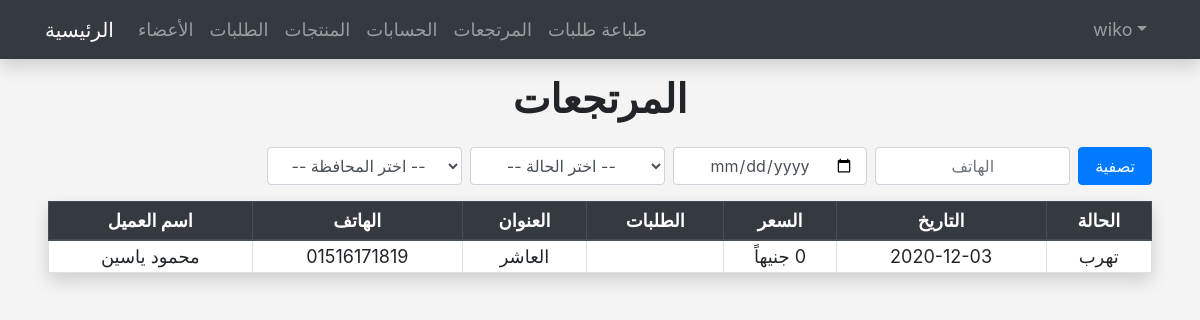
/admin/chargebacked.php (signed in), run on an earlier commit of the app's database.
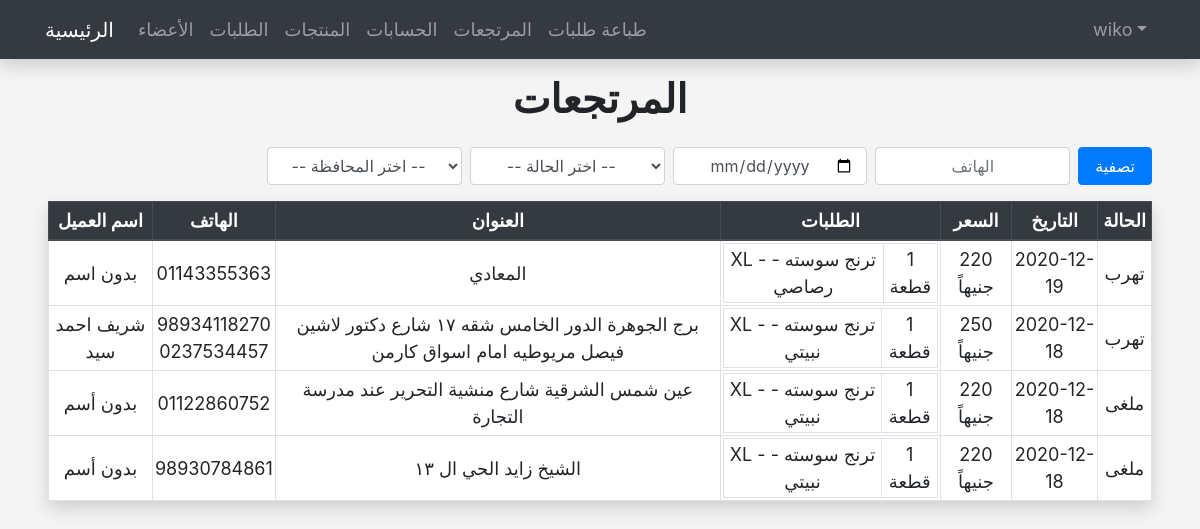
And on a later commit of the database.
### tables this page shows
CREATE TABLE `orders` (
  `OrderID` int(10) NOT NULL,
  `ClientName` varchar(255) NOT NULL,
  `City` varchar(100) NOT NULL DEFAULT '0',
  `ClientAddress` varchar(255) NOT NULL,
  `ClientPhone` varchar(100) NOT NULL,
  `ClientPhone2` varchar(100) NOT NULL DEFAULT '0',
  `OrderDate` date NOT NULL,
  `NumOfPieces` int(11) NOT NULL DEFAULT 1,
  `UserID` int(11) NOT NULL,
  `MandopID` int(5) NOT NULL DEFAULT 0,
  `MandopStatus` int(11) NOT NULL DEFAULT 0,
  `Approve` tinyint(4) NOT NULL DEFAULT 0,
  `Status` int(11) NOT NULL DEFAULT 0,
  `ChargePrint` int(11) NOT NULL DEFAULT 0
);

CREATE TABLE `pieces` (
  `PieceID` int(11) NOT NULL,
  `OrderNumber` int(11) NOT NULL,
  `PieceModel` int(11) NOT NULL,
  `NumberOfPieces` int(100) NOT NULL DEFAULT 1,
  `PiecePrice` varchar(100) NOT NULL DEFAULT '0'
);

CREATE TABLE `products` (
  `ProductID` int(11) NOT NULL,
  `ProductName` varchar(255) NOT NULL,
  `ProductColor` varchar(255) NOT NULL,
  `ProductSize` int(11) NOT NULL DEFAULT 0,
  `NumOfPieces` int(100) NOT NULL DEFAULT 0
);

### admin/chargebacked.php (the view, shortened to what the rows shown need)
<?php
    if(isset($_SESSION['Username'])) :
        $do = isset($_GET['do']) ? $_GET['do'] : 'Manage';
    else :
        header('Location: index.php');
        exit();
    endif;
?>
<?php  include $tpl . 'header.php'; ?>
<?php
    if($do == 'Manage') :
        if($_SERVER['REQUEST_METHOD'] == 'POST') :
            $City     = $_POST['city'];
            $Date     = $_POST['SearchDate'];
            $Phone    = $_POST['SearchPhone'];
            $Status   = $_POST['status'];
        else :
            $City     = 'all';
            $Status   = '-1';
            $Date     = '';
            $Phone    = '';
        endif;
        if($_SESSION['UserStatus'] == 1 || $_SESSION['UserStatus'] == 2 ) :
            if(!empty ($Phone)) :
                $check = $con->prepare("SELECT      orders.*
                                        FROM        orders
                                        WHERE       orders.Status IN(7, 8, 9)
                                        AND         orders.ClientPhone = '$Phone'
                                        ORDER BY    OrderID DESC ");
            else :
                if($City != 'all') :
                    if($Status != '-1') :
                        if(!empty ($Date)) :
                            $check = $con->prepare("SELECT      orders.*
                                                    FROM        orders
                                                    WHERE       orders.City = '$City'
                                                    AND         orders.Status = '$Status'
                                                    AND         orders.OrderDate = '$Date'
                                                    ORDER BY    OrderID DESC ");
                        else:
                            $check = $con->prepare("SELECT      orders.*
                                                    FROM        orders
                                                    WHERE       orders.City = '$City'
                                                    AND         orders.Status = '$Status'
                                                    ORDER BY    OrderID DESC ");
                        endif;
                    else :
                        if(!empty ($Date)) :
                            $check = $con->prepare("SELECT      orders.*
                                                    FROM        orders
                                                    WHERE       orders.Status IN(7, 8, 9)
                                                    AND         orders.City = '$City'
                                                    AND         orders.OrderDate = '$Date'
                                                    ORDER BY    OrderID DESC ");
                        else:
                            $check = $con->prepare("SELECT      orders.*
                                                    FROM        orders
                                                    WHERE       orders.Status IN(7, 8, 9)
                                                    AND         orders.City = '$City'
                                                    ORDER BY    OrderID DESC ");
                        endif;
                    endif;
                else:
                    if($Status != '-1') :
                        if(!empty ($Date)) :
                            $check = $con->prepare("SELECT      orders.*
                                                    FROM        orders
                                                    WHERE       orders.Status = '$Status'
                                                    AND         orders.OrderDate = '$Date'
                                                    ORDER BY    OrderID DESC ");
                        else:
                            $check = $con->prepare("SELECT      orders.*
                                                    FROM        orders
                                                    WHERE       orders.Status = '$Status'
                                                    ORDER BY    OrderID DESC ");
                        endif;
                    else :
                        if(!empty ($Date)) :
                            $check = $con->prepare("SELECT      orders.*
                                                    FROM        orders
                                                    WHERE       orders.Status IN(7, 8, 9)
                                                    AND         orders.OrderDate = '$Date'
                                                    ORDER BY    OrderID DESC ");
                        else:
                            $check = $con->prepare("SELECT      orders.*
                                                    FROM        orders
                                                    WHERE       orders.Status IN(7, 8, 9)
                                                    ORDER BY    OrderID DESC ");
                        endif;
                    endif;
                endif;
            endif;
        else :
            $themsg = ' <div class="alert alert-danger text-center" dir="rtl" role="alert">
                            لا يمكنك الدخول على هذه الصفحه مباشرة
                        </div>';
            RedirectFun($themsg);
        endif;
        $check->execute();
        $orders = $check->fetchAll();
    ?>
        <h1 class="text-center font-weight-bold mt-3 mb-4"> المرتجعات</h1>
        <div class="mx-5 pb-5 min-h">
            <form method="POST">
                <table class="table table-bordered shadow main-table table-hover mb-4 text-center">
                    <thead class="thead-dark">
                        <tr>
                            <th>اسم العميل</th>
                            <th>الهاتف</th>
                            <th>العنوان</th>
                            <th>الطلبات</th>
                            <th>السعر</th>
                            <th>التاريخ</th>
                            <th>الحالة</th>
                        </tr>
                    </thead>
                    <tbody>
                        <?php
                                foreach($orders as $order) :
                                    $arrayStatus = ["طباعة", "جارى-التجهيز" ,"توزيع", "استلام", "جارى-المحاسبة", "تم-التسليم", "تم-التحصيل", "مرتجع", "تهرب", "ملغى"];
                                    $statusNum = $order['Status'];
                                    $status = $arrayStatus[$statusNum];
                                    $check = $con->prepare("SELECT      pieces.*,
                                                                        products.*
                                                            FROM        pieces
                                                            INNER JOIN  products
                                                                    ON  pieces.PieceModel = products.ProductID
                                                            WHERE       pieces.OrderNumber = ?");
                                    $check->execute(array($order['OrderID']));
                                    $pieces = $check->fetchAll();
                                    $arraySize = ['0', 'S', 'M', 'L', 'XL', 'XXL', 'XXXL'];
                                    echo
                                        '<tr>
                                            <td>' . $order['ClientName'] . '</td>
                                            <td>' . $order['ClientPhone'] ;
                                    if($order['ClientPhone2'] != 0) :
                                        echo '<br>' . $order['ClientPhone2'] ;
                                    endif;
                                        echo'</td>
                                            <td>' . $order['ClientAddress'] . '</td>
                                            <td class="bord">
                                                <table class="w-100">';
                                                $totalprice = 0;
                                                foreach($pieces as $piece) :
                                                    $SizeNum = $piece['ProductSize'];
                                                    $size = $arraySize[$SizeNum];
                                                    echo' <tr>
                                                            <td>'   . $size . ' - '
                                                                    . $piece['ProductName'] . ' - '
                                                                    . $piece['ProductColor'] . '
                                                            </td>
                                                            <td dir="rtl">'
                                                                    . $piece['NumberOfPieces'] . '
                                                                    قطعة
                                                            </td>
                                                        </tr>';
                                                $totalprice += $piece['PiecePrice'];
                                                endforeach;
                                                echo'</table>
                                            </td>
                                            <td dir=rtl>' . $totalprice . ' جنيهاً</td>
                                            <td>' . $order['OrderDate'] . '</td>
                                            <td>' . $status . '</td>
                                        </tr>';
                                endforeach;
                        ?>
                    </tbody>
                </table>
            </form>
        </div>
    <?php
    endif;
?>
<?php  include $tpl . 'footer.php'; ?>

What changed in the data, as far as the page shows it:
removed orders: ClientName "محمود ياسين", ClientPhone "01516171819", ClientAddress "العاشر", OrderDate "2020-12-03", Status "تهرب"
added orders: ClientName "بدون اسم", ClientPhone "01143355363", ClientAddress "المعادي", totalprice "220", OrderDate "2020-12-19", Status "تهرب"
added pieces: PieceModel.ProductSize "XL", PieceModel.ProductName "ترنج سوسته", PieceModel.ProductColor "رصاصي", NumberOfPieces "1", shown under "بدون اسم"
added orders: ClientName "شريف احمد سيد", ClientPhone "98934118270", ClientPhone2 "0237534457", ClientAddress "برج الجوهرة الدور الخامس شقه ١٧ شارع دكتور لاشين فيصل مريوطيه امام اسواق كارمن", totalprice "250", OrderDate "2020-12-18", Status "تهرب"
added pieces: PieceModel.ProductSize "XL", PieceModel.ProductName "ترنج سوسته", PieceModel.ProductColor "نبيتي", NumberOfPieces "1", shown under "شريف احمد سيد"
added orders: ClientName "بدون أسم", ClientPhone "01122860752", ClientAddress "عين شمس الشرقية شارع منشية التحرير عند مدرسة التجارة", totalprice "220", OrderDate "2020-12-18", Status "ملغى"
added pieces: PieceModel.ProductSize "XL", PieceModel.ProductName "ترنج سوسته", PieceModel.ProductColor "نبيتي", NumberOfPieces "1", shown under "بدون أسم"
added orders: ClientName "بدون أسم", ClientPhone "98930784861", ClientAddress "الشيخ زايد الحي ال ١٣", totalprice "220", OrderDate "2020-12-18", Status "ملغى"
added pieces: PieceModel.ProductSize "XL", PieceModel.ProductName "ترنج سوسته", PieceModel.ProductColor "نبيتي", NumberOfPieces "1", shown under "بدون أسم"
